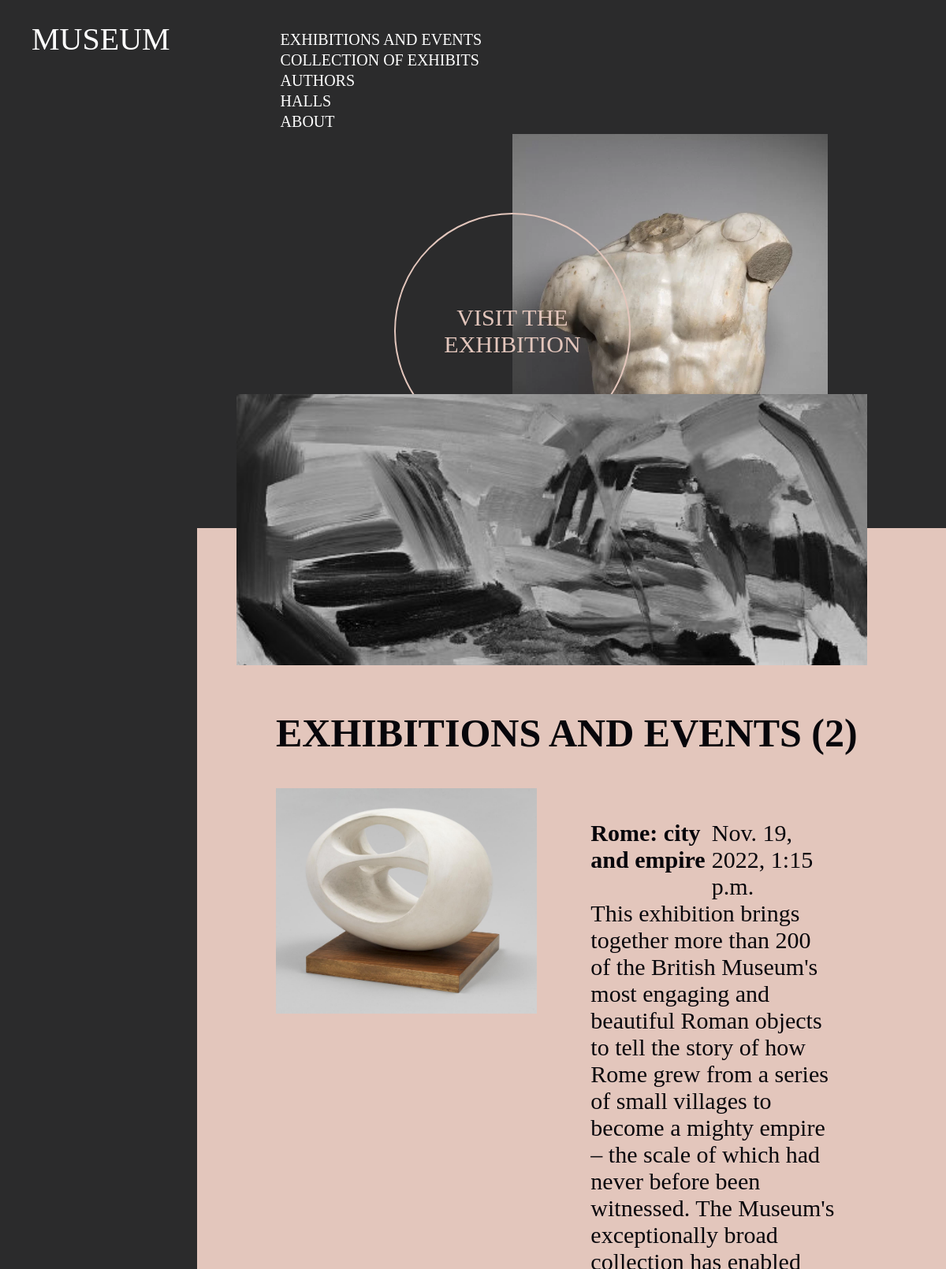
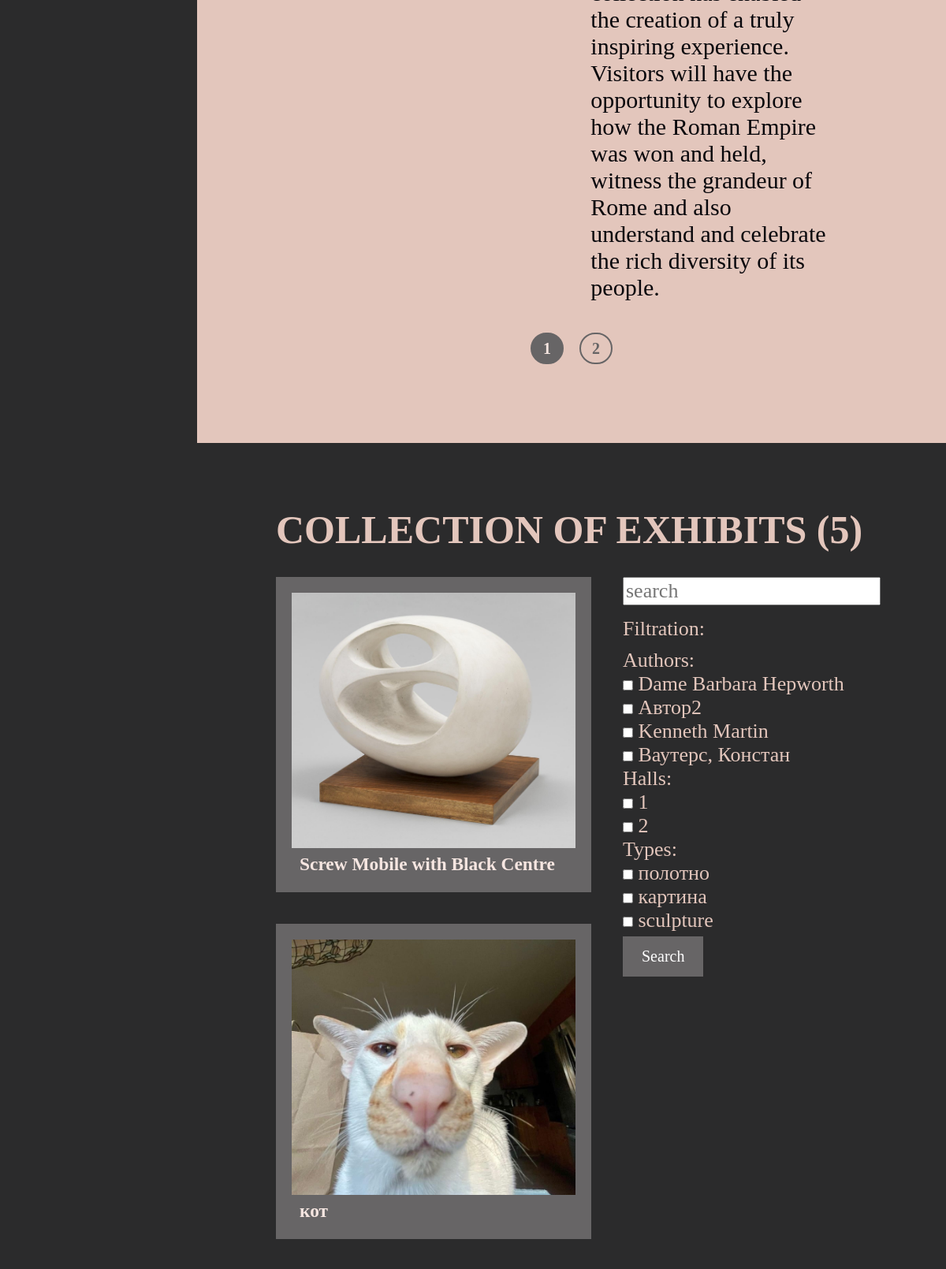
Page /gallery/ (upper part) on the committed database (2 pictures, top to bottom).
### gallery/models.py (models this page shows, shortened)
class Exhibition(models.Model): # выставка
    title = models.CharField(verbose_name='Название', max_length=1000)
    description = models.TextField(verbose_name='Описание', blank=True, null = True)
    date_and_time = models.DateTimeField(verbose_name='Дата события', auto_now_add=False)
    class Meta:
        verbose_name = 'Выставка'
        verbose_name_plural = 'Выставка'

class Images(models.Model):
    piece = models.ForeignKey(Museum_piece, default=None, on_delete=models.CASCADE)
    image = models.ImageField(upload_to='images/')

class Museum_piece(models.Model): # экспонат
    piece_name = models.CharField(verbose_name='Название', max_length=1000)
    description = models.TextField(verbose_name='Описание', blank=True, null = True)
    date_of_creation = models.DateField(verbose_name='Дата создания', auto_now_add=False, blank=True, null = True)
    piece_type = models.TextField(verbose_name='Тип экспоната', blank=True, null = True)
    author_id = models.ForeignKey(Author, verbose_name='Автор', default=None, on_delete=models.CASCADE)
    hall_id = models.ForeignKey(Hall, verbose_name='Зал', default=None, on_delete=models.CASCADE)
    class Meta:
        verbose_name = 'Экспонат'
        verbose_name_plural = 'Экспонат'

class Author(models.Model): # автор
    full_name = models.CharField(verbose_name='Полное имя', max_length=1000)
    def __str__(self):
        return f'{self.full_name}'
    class Meta:
        verbose_name = 'Автор'
        verbose_name_plural = 'Автор'

class Hall(models.Model): # зал
    hall_number = models.IntegerField(verbose_name='Номер зала')
    title = models.CharField(verbose_name='Название', max_length=1000, blank=True, null=True)
    class Meta:
        verbose_name = 'Зал'
        verbose_name_plural = 'Зал'

### gallery/views.py (the view, shortened to what this page needs)
# urls.py: path('', views.MuseumView.as_view(), name='gallery'),
class MuseumView(View):
    def get(self, request: WSGIRequest):
        context = {}
        pieces = Museum_piece.objects.all()
        types = set([t[0] for t in Museum_piece.objects.values_list("piece_type")])
        exhibitions = Exhibition.objects.all()
        authors = Author.objects.all()
        halls = Hall.objects.all()
        images = Images.objects.all()
        exhibition_museum_pieces = Exhibition_museum_piece.objects.all()
        exhibition_images = []
        for exhibition in exhibitions:
            f = False
            for exhibition_piece in exhibition_museum_pieces:
                if exhibition.id == exhibition_piece.exhibition_id.id:
                    f = True
                    for image in images:
                        if image.piece == exhibition_piece.museum_piece_id:
                            exhibition_images.append((exhibition, image))
                            break
                    break
            if not f:
                exhibition_images.append((exhibition, None))
        pieces_images = []
        for piece in pieces:
            f = False
            for image in images:
                if image.piece == piece:
                    f = True
                    pieces_images.append((piece, image))
                    break
            if not f:
                pieces_images.append((piece, None))
        context['pieces_images'] = pieces_images
        context['authors'] = authors
        context['halls'] = halls
        context['types'] = types
        context['count_pieces'] = len(pieces)
        context['count_authors'] = len(authors)
        context['count_exhibitions'] = len(exhibitions)
        context['images'] = images
        context['exhibition_images'] = exhibition_images
        return render(request, 'gallery/museum.html', context)

### gallery/templates/gallery/museum.html (shortened to what this page needs)
<!DOCTYPE html>
{% load static %}
<html lang="en">
<head>
    <link rel="stylesheet" href="{% static 'css/normalize.css'%}" type="text/css">
    <link rel="stylesheet" href="https://cdn.jsdelivr.net/npm/swiper@8/swiper-bundle.min.css" type="text/css">
    <link rel="stylesheet" href="{% static 'css/stylee.css'%}" type="text/css">
    <link rel="stylesheet" href="{% static 'css/fs.css'%}" type="text/css">
</head>
<body class="body">
    <header class="header header_museum">
        <span class="header_title">museum</span>
        <ul class="list list-reset">
            <li class="list_item"><a href="#exhibitions">Exhibitions and events</a></li>
            <li class="list_item"><a href="#collection">Сollection of exhibits</a></li>
            <li class="list_item"><a href="#authors">Authors</a></li>
            <li class="list_item"><a href="#halls">Halls</a></li>
            <li class="list_item"><a href="">About</a></li>
        </ul>
    </header>
    <main class="main">
        <section class="hero">
            <form method="post" class="container hero_container">
                <button type="submit" value="1" name="visit" class="btn hero_btn btn_pink">Visit the exhibition</button>
                <img src='{% static "images/hero_img1.webp" %}' alt="">
            </form>
        </section>
        <div class="div_img">
            <img src='{% static "images/hero_img3.jpg" %}' alt="" class="img2" >
        </div>
        <section id="exhibitions" class="exhibitions">
            <div class="container exhibitions_container">
                <form method="post" class="exhibitions_title_panel" style="display: flex; justify-content: space-between; align-items: center;">
                    <h2 class="title exhibitions_title">Exhibitions and events ({{ count_exhibitions }})</h2>
                </form>
                <div class="exhibitions__slider">
                    <div class="swiper-wrapper">
                        {% for exhibition_image in exhibition_images %}
                        <div class="swiper-slide">
                            <div class="exhibitions_slide">
                                <a href="{{ exhibition_image.0.id }}/detail_exh/" class="exhibitions_slide-link">
                                        <picture class="exhibitions_img">
                                            <img src='{{ exhibition_image.1.image.url }}' alt="">
                                        </picture>
                                    <div class="slide_info">
                                        <div class="slide_info-top">
                                            <h3 class="exhibition_name">{{ exhibition_image.0.title }}</h3>
                                            <time class="exhibition_time" datetime="2022-11-13 11:30">
                                                {{ exhibition_image.0.date_and_time }}
                                            </time>
                                        </div>
                                        <span class="exhibition_descr">
                                            {{ exhibition_image.0.description }}
                                        </span>
                                    </div>
                                </a>
                            </div>
                        </div>
                        {% endfor %}
                    </div>
                </div>
                <div class="exhibitions__pagination swiper-pagination"></div>
            </div>
        </section>
        <section id="collection" class="collection">
            <div class="container collection_container">
                <form method="post" class="collection_title_panel" style="display: flex; justify-content: space-between; align-items: center;">
                    <h2 class="collection_title title">Сollection of exhibits ({{ count_pieces }})</h2>
                </form>
                <div style="display:flex; justify-content: space-between;">
                    <ul class="collection_list list-reset" style="wight: 80%; ">
                        {% for pieces_image in pieces_images %}
                        <li class="collection_item" style="width: 400px;">
                            <a href="{{ pieces_image.0.id }}/detailed_piece/" class="collection_item__link">
                                <div class="collection_item__img">
                                    <img src='{{ pieces_image.1.image.url }}' alt="">
                                </div>
                                <h3 class="exh_name">{{ pieces_image.0.piece_name }}</h3>
                            </a>
                        </li>
                        {% endfor %}
                    </ul>
                    <form action="{% url 'filter' %}" method="get">
                        <div class="" style="font-size: 26px; color:#e3c6bc;">
                            <input type="search" name="search" aria-label="search" placeholder="search">
                            <br><br>
                            Filtration:<br><br>
                            Authors:
                            <ul class="list-reset" style="margin-top: 10px;">
                                {% for author in authors %}
                                <li class="" style="margin-bottom: 10px;">
                                    <input type="checkbox" class="checkbox" name="author" value="{{ author }}">
                                    <span>{{ author }}</span>
                                </li>
                                {% endfor %}
                            </ul>
                            Halls:
                            <ul class="list-reset" style="margin-top: 10px;">
                                {% for hall in halls %}
                                <li class="" style="margin-bottom: 10px;">
                                    <input type="checkbox" class="checkbox" name="hall" value="{{ hall.hall_number }}">
                                    <span>{{ hall.hall_number }}</span>
                                </li>
                                {% endfor %}
                            </ul>
                            Types:
                            <ul class="list-reset" style="margin-top: 10px;">
                                {% for type in types %}
                                <li class="" style="margin-bottom: 10px;">
                                    <input type="checkbox" class="checkbox" name="type" value="{{ type }}">
                                    <span>{{ type }}</span>
                                </li>
                                {% endfor %}
                            </ul>
                        </div>
                        <button type="submit" class="btn btn_create">Search</button>
                    </form>
                </div>
            </div>
        </section>
    </main>
</body>
</html>

### gallery/static/css/stylee.css (style rules this page uses)
html { box-sizing: border-box; }
*, *::before, *::after { box-sizing: inherit; }
img { max-width: 100%; }
a { color: inherit; text-decoration: none; }
:root { --color-light: #fff; --color-dark: #07060B; --color-pink: #e3c6bc; --color-pink-light: #f6e6e1; --color-grey: #2b2b2c; --color-grey-light: #9d9c9c; --color-grey-dark: #676566; }
body { position: relative; background-color: var(--color-grey); color: var(--color-light); font-size: 20px; line-height: 20px; }
.main { margin-left: 250px; }
.header { padding-top: 40px; padding-left: 40px; padding-right: 40px; display: flex; }
.header_title { text-transform: uppercase; padding-right: 140px; font-size: 40px; }
.list-reset { padding: 0; margin: 0; list-style: none; }
.list { text-transform: uppercase; color: var(--color-grey-liggt); font-size: 20px; }
.list_item { margin-bottom: 6px; transition: color .3s ease-in-out; }
.btn { border: none; padding: 0; background-color: transparent; cursor: pointer; }
.btn_pink { text-transform: uppercase; color: var(--color-pink); border: 2px solid var(--color-pink); transition: background-color .3s ease-in-out, color .3s ease-in-out; }
.hero { position: relative; }
.hero_container { position: relative; height: 500px; }
.hero_container img { position: absolute; width: 400px; right: 150px; z-index: -1; }
.hero_btn { position: absolute; top: calc(20%); right: 400px; width: 300px; height: 300px; padding: 10px; border-radius: 150px; font-size: 30px; }
.div_img { position: absolute; top: 500px; left: 300px; }
.div_img img { width: 800px; }
.exhibitions_container { background-color: var(--color-pink); padding: 100px; padding-top: 250px; min-height: 900px; color: var(--color-dark); }
.title { margin: 0; margin-bottom: 50px; font-size: 50px; text-transform: uppercase; }
.exhibitions_title { margin-bottom: 60px; }
.slide_info { padding: 40px; width: 50%; font-size: 30px; line-height: 34px; }
.slide_info-top { display: flex; justify-content: space-between; }
.exhibition_name { margin: 0; margin-bottom: 30px; font-size: 30px; }
.exhibitions__slider { overflow: hidden; margin-bottom: calc(var(--gap) * 2); width: 100%; }
.exhibitions_slide-link { display: flex; flex-wrap: nowrap; }
.exhibitions_slide-link picture:not(:last-child) { margin-right: 28px; }
.exhibitions_img img { width: 400px; }
.exhibitions__pagination { position: initial; display: block; }
.collection_container { background-color: var(--color-grey); padding: 100px; min-height: 900px; color: var(--color-dark); }
.collection_title { color: var(--color-pink); }
.collection_list { display: flex; flex-wrap: wrap; }
.collection_item { cursor: pointer; margin-bottom: 40px; padding: 20px; max-height: 500px; height: 400px; width: 30%; background-color: var(--color-grey-dark); color: var(--color-pink-light); transition: background-color .3s ease-in-out; }
.collection_item:not(:nth-child(2n)) { margin-right: 40px; }
.collection_item__img { height: 90%; }
.collection_item__img img { width: 100%; height: 100%; object-fit: cover; }
.exh_name { margin: 0; padding: 10px; }

### gallery/static/css/fs.css (style rules this page uses)
:root { --color-light: #fff; --color-dark: #07060B; --color-pink: #e3c6bc; --color-pink-light: #f6e6e1; --color-grey: #2b2b2c; --color-grey-light: #9d9c9c; --color-grey-dark: #676566; }
.btn_create { padding: 14px 24px; background-color: var(--color-grey-dark); color: var(--color-light); transition: background-color .3s ease-in-out, color .3s ease-in-out; }
.header { display: flex; justify-content: space-between; padding-right: 40px; }
.header_museum { justify-content: start; }

### rows in the picture
Exhibition: image (picture), title "Rome: city and empire", date_and_time "Nov. 19, 2022, 1:15 p.m.", description "This exhibition brings together more than 200 of the British Museum's most engaging and beautiful Roman objects to tell the story of how Rome grew from a series of small villages to become a mighty empire – the scale of which had never before been witnessed. The Museum's exceptionally broad collection has enabled the creation of a truly inspiring experience. Visitors will have the opportunity to explore how the Roman Empire was won and held, witness the grandeur of Rome and also understand and celebrate the rich diversity of its people."
Museum_piece: image (picture), piece_name "Screw Mobile with Black Centre"
Museum_piece: image (picture), piece_name "кот"
Author: full_name "Dame Barbara Hepworth"
Author: full_name "Автор2"
Author: full_name "Kenneth Martin"
Author: full_name "Ваутерс, Констан"
Hall: hall_number "1"
Hall: hall_number "2"

### other values in the picture
{{ count_exhibitions }} "2"
{{ count_pieces }} "5"
{{ type }} "полотно" "картина" "sculpture"
